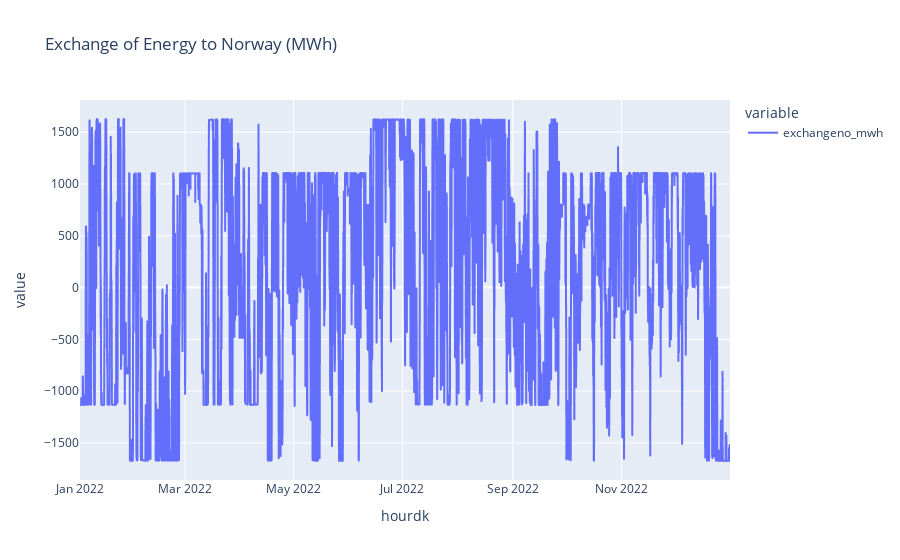

The cell this chart's notebook holds for it:
### Code cell
create_view_from_cas("prodcons_view", "prodcons", keyspace)

sdf_prodcons = spark.sql("SELECT * FROM prodcons_view").toPandas()
sdf_prodcons = sdf_prodcons.sort_values(by="hourdk", ascending=True)
df_exchangeno = sdf_prodcons[["hourdk", "exchangeno_mwh"]].copy()
df_exchangeno_agg = df_exchangeno.groupby("hourdk").aggregate({"exchangeno_mwh": "sum"}) # Need to aggregate and sum to get the exchange of energy
exchangeNo_fig = px.line(df_exchangeno_agg, title = "Exchange of Energy to Norway (MWh)")
exchangeNo_fig.show()

### Figure 1 — Plotly figure (JSON) as saved in the notebook; plotly's stock layout.template omitted (floating-point values rounded to 4 significant figures; data arrays with more than 128 entries replaced by an {"elided": "..."} marker saying what was removed)
{"data": [{"hovertemplate": "variable=exchangeno_mwh<br>hourdk=%{x}<br>value=%{y}<extra></extra>", "legendgroup": "exchangeno_mwh", "line": {"color": "#636efa", "dash": "solid"}, "marker": {"symbol": "circle"}, "mode": "lines", "name": "exchangeno_mwh", "showlegend": true, "type": "scattergl", "x": {"elided": "8759 str values"}, "xaxis": "x", "y": {"elided": "8759 float values"}, "yaxis": "y"}], "layout": {"legend": {"title": {"text": "variable"}, "tracegroupgap": 0}, "title": {"text": "Exchange of Energy to Norway (MWh)"}, "xaxis": {"anchor": "y", "domain": [0, 1], "title": {"text": "hourdk"}}, "yaxis": {"anchor": "x", "domain": [0, 1], "title": {"text": "value"}}}}
